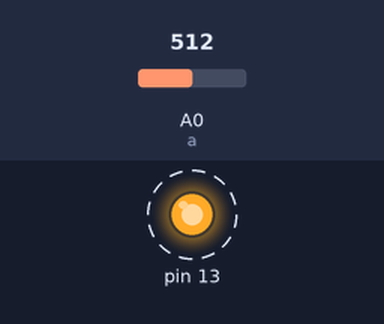
Recording of a sketch running on a simulated Arduino Uno, built with avr-gcc and run on an emulated ATmega328P. Shown: output pins drawn as LEDs (lit = HIGH). Dashed ring = blinking. The inputs (shaded band) are chosen by the test bench; at power-on: A0 (a) = 512. What the sketch prints to the serial monitor is not drawn.

Above: at 0.15 s.
Timing chart, 0 to 3.0 s (numbered marks = the images above):
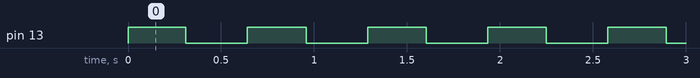

Measured:
- by itself, pin 13: alternates HIGH for 0.31 s and LOW for 0.33 s

The sketch:

Water_Level.ino
```cpp
int a=A0;

void setup() {
  pinMode(13,OUTPUT);
  pinMode(A0,INPUT);
  Serial.begin(9600);
}

void loop() {
  int r = analogRead(a);
   Serial.println(r);
  for(int i;i<500;i++){
  analogWrite(13,i);

  }

}
```
